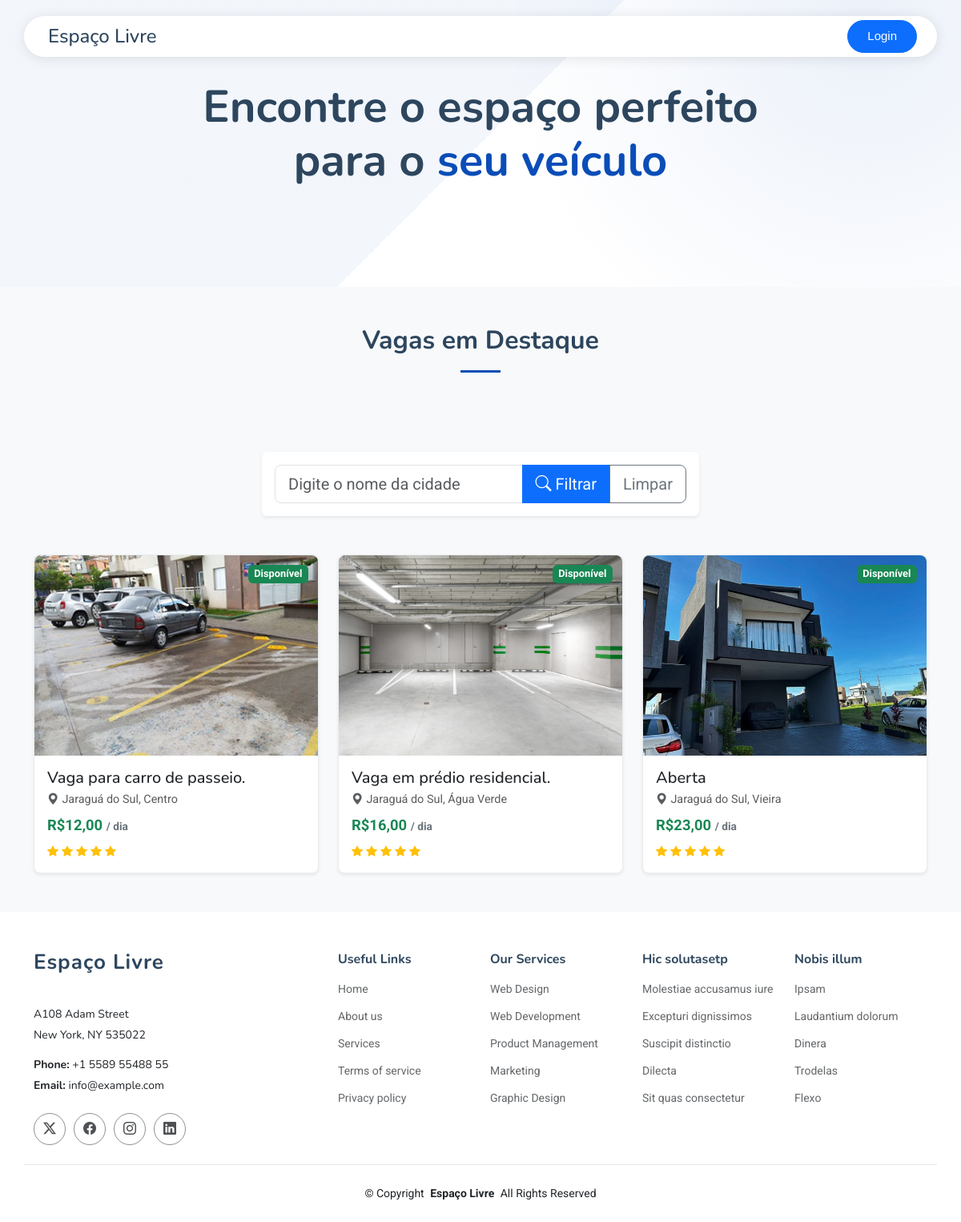
The page / on the database its author committed.
### tables this page shows
CREATE TABLE `vagas` (
  `id` int(20) NOT NULL,
  `descricao` text NOT NULL,
  `cep` varchar(20) NOT NULL,
  `cidade` varchar(255) NOT NULL,
  `bairro` varchar(255) NOT NULL,
  `endereco` varchar(255) NOT NULL,
  `numero` varchar(20) DEFAULT NULL,
  `complemento` varchar(255) DEFAULT NULL,
  `foto_vaga` varchar(255) NOT NULL,
  `preco` decimal(10,2) NOT NULL,
  `id_uf` int(20) NOT NULL,
  `id_usuario` int(20) NOT NULL,
  `dataCadastro` date DEFAULT curdate()
);

### index.php (the view, shortened to what this page needs)
<?php
include_once 'conexao.php';
$filtro_cidade_input = trim(filter_input(INPUT_GET, 'filter_cidade', FILTER_SANITIZE_SPECIAL_CHARS) ?? '');
$where_clause_sql = "";
$sql_pesquisa = "SELECT
                    v.*,
                    EXISTS(SELECT 1
                           FROM reservas r
                           WHERE r.id_vaga = v.id
                             AND r.status = 'r'
                             AND DATE_ADD(r.data_reserva, INTERVAL r.quant_dias - 1 DAY) >= CURDATE()
                          ) AS esta_ocupada_ou_reservada_futuro
                FROM `vagas` v " . $where_clause_sql . " ORDER BY v.dataCadastro DESC, v.id DESC";
$stmt_pesquisa = mysqli_prepare($conexao, $sql_pesquisa);
$result_vagas = null;
if ($stmt_pesquisa) {
  mysqli_stmt_execute($stmt_pesquisa);
  $result_vagas = mysqli_stmt_get_result($stmt_pesquisa);
} else {
  error_log("Erro ao preparar a consulta de vagas no index.php: " . mysqli_error($conexao));
}
?>
<!DOCTYPE html>
<html lang="pt-br">
<head>
  <?php
  require_once 'components/head.php';
  ?>
</head>
<body class="index-page">
  <?php require_once 'components/header.php'; ?>
  <main class="main">
    <section id="hero" class="hero section">
      <div class="container" data-aos="fade-up" data-aos-delay="100">
        <div class="row align-items-center justify-content-center text-center">
          <div class="col-lg-8">
            <div class="hero-content" data-aos="fade-up" data-aos-delay="200">
              <h1 class="mb-4 display-4">
                Encontre o espaço perfeito para o
                <span class="accent-text">seu veículo</span>
              </h1>
            </div>
          </div>
        </div>
      </div>
    </section>
    <section id="vagas-destaque" class="features section bg-light pt-5 pb-5">
      <div class="container section-title" data-aos="fade-up">
        <h2 class="display-5">Vagas em Destaque</h2>
      </div>
      <div class="container mt-4">
        <div class="row justify-content-center mb-5">
          <div class="col-lg-6" data-aos="fade-up" data-aos-delay="100">
            <form method="GET" action="<?= htmlspecialchars($_SERVER['PHP_SELF']) ?>" class="shadow-sm p-3 rounded bg-white">
              <div class="input-group">
                <input type="text" class="form-control form-control-lg"
                  id="filter_cidade" name="filter_cidade"
                  placeholder="Digite o nome da cidade"
                  value="<?= htmlspecialchars($filtro_cidade_input) ?>">
                <button class="btn btn-primary btn-lg" type="submit"><i class="bi bi-search"></i> Filtrar</button>
                <a href="index.php" class="btn btn-outline-secondary btn-lg">Limpar</a>
              </div>
            </form>
          </div>
        </div>
        <div class="row gx-4 gy-5 row-cols-1 row-cols-md-2 row-cols-lg-3 justify-content-center">
          <?php
          if ($result_vagas && mysqli_num_rows($result_vagas) > 0):
            while ($linha = mysqli_fetch_assoc($result_vagas)):
              $disponivel = !$linha['esta_ocupada_ou_reservada_futuro'];
              $status_texto = $disponivel ? 'Disponível' : 'Ocupada';
              $status_badge_class = $disponivel ? 'bg-success' : 'bg-danger';
          ?>
              <div class="col" data-aos="fade-up" data-aos-delay="150">
                <div class="card h-100 shadow-sm">
                  <div class="badge <?= $status_badge_class ?> text-white position-absolute status-badge"
                    style="top: 0.75rem; right: 0.75rem; z-index: 1;">
                    <?= $status_texto ?>
                  </div>
                  <?php
                  $caminhoImagem = !empty($linha['foto_vaga']) && file_exists($linha['foto_vaga']) ? $linha['foto_vaga'] : 'assets/img/sem-imagem.jpg';
                  ?>
                  <img class="card-img-top" src="<?= htmlspecialchars($caminhoImagem) ?>" alt="Imagem da Vaga: <?= htmlspecialchars($linha['descricao']) ?>"
                    style="height: 250px; object-fit: cover;">
                  <div class="card-body p-3 d-flex flex-column">
                    <div class="text-start mb-auto">
                      <h5 class="card-title mb-1">
                        <?= htmlspecialchars($linha['descricao']) ?>
                      </h5>
                      <p class="text-muted small mb-2">
                        <i class="bi bi-geo-alt-fill me-1"></i><?= htmlspecialchars($linha['cidade']) ?>, <?= htmlspecialchars($linha['bairro']) ?>
                      </p>
                      <p class="price-display mb-0">
                        R$<?= number_format($linha['preco'], 2, ',', '.') ?> <span style="font-size:0.75em; color:#6c757d;">/ dia</span>
                      </p>
                    </div>
                    <div class="d-flex justify-content-start small text-warning mt-2">
                      <?php for ($i = 0; $i < 5; $i++) echo '<i class="bi bi-star-fill me-1"></i>'; ?>
                    </div>
                  </div>
                </div>
              </div>
            <?php
            endwhile;
          endif;
          ?>
        </div>
      </div>
    </section>
  </main>
  <?php require_once 'components/footer.php'; ?>
</body>
</html>

### assets/css/main.css (style rules this page uses)
:root { --default-font: "Roboto", system-ui, -apple-system, "Segoe UI", Roboto, "Helvetica Neue", Arial, "Noto Sans", "Liberation Sans", sans-serif, "Apple Color Emoji", "Segoe UI Emoji", "Segoe UI Symbol", "Noto Color Emoji"; --heading-font: "Nunito", sans-serif; --nav-font: "Inter", sans-serif; }
:root { --background-color: #ffffff; --default-color: #212529; --heading-color: #2d465e; --accent-color: #0d83fd; --surface-color: #ffffff; --contrast-color: #ffffff; }
:root { --nav-color: #212529; --nav-hover-color: #0d83fd; --nav-mobile-background-color: #ffffff; --nav-dropdown-background-color: #ffffff; --nav-dropdown-color: #212529; --nav-dropdown-hover-color: #0d83fd; }
:root { scroll-behavior: smooth; }
body { color: var(--default-color); background-color: var(--background-color); font-family: var(--default-font); }
a { color: var(--accent-color); text-decoration: none; transition: 0.3s; }
h1, h2, h3, h4, h5, h6 { color: var(--heading-color); font-family: var(--heading-font); }
section, .section { color: var(--default-color); background-color: var(--background-color); padding: 60px 0; scroll-margin-top: 90px; overflow: clip; }
.section-title { text-align: center; padding-bottom: 60px; position: relative; }
.section-title h2 { font-size: 32px; font-weight: 700; margin-bottom: 20px; padding-bottom: 20px; position: relative; }
.section-title h2:after { content: ""; position: absolute; display: block; width: 50px; height: 3px; background: var(--accent-color); left: 0; right: 0; bottom: 0; margin: auto; }
.hero { position: relative; padding-top: 160px; background: linear-gradient(135deg, color-mix(in srgb, var(--accent-color), transparent 95%) 50%, color-mix(in srgb, var(--accent-color), transparent 98%) 25%, transparent 50%); }
.hero::before { content: ""; position: absolute; top: 0; left: 0; width: 100%; height: 100%; background: radial-gradient(circle at 90% 10%, color-mix(in srgb, var(--accent-color), transparent 92%), transparent 40%); pointer-events: none; }
.hero .hero-content { position: relative; z-index: 1; }
.hero .hero-content h1 { font-size: 3.5rem; font-weight: 700; line-height: 1.2; margin-bottom: 1.5rem; }
.hero .hero-content h1 .accent-text { color: var(--accent-color); }

### index.php (style rules this page uses)
.card { transition: transform .2s ease-out, box-shadow .2s ease-out; border-radius: 0.5rem; border: 1px solid #e9ecef; }
.card-img-top { border-top-left-radius: 0.5rem; border-top-right-radius: 0.5rem; }
.card-body .text-muted { font-size: 0.9em; }
.badge.status-badge { font-size: 0.8em; padding: 0.4em 0.6em; }
.price-display { font-size: 1.15rem; font-weight: bold; color: #198754; }

### rows shown on the page
vagas: status_texto "Disponível", foto_vaga (picture), descricao "Vaga para carro de passeio.", cidade "Jaraguá do Sul", bairro "Centro", preco "12,00"
vagas: status_texto "Disponível", foto_vaga (picture), descricao "Vaga em prédio residencial.", cidade "Jaraguá do Sul", bairro "Água Verde", preco "16,00"
vagas: status_texto "Disponível", foto_vaga (picture), descricao "Aberta", cidade "Jaraguá do Sul", bairro "Vieira", preco "23,00"
